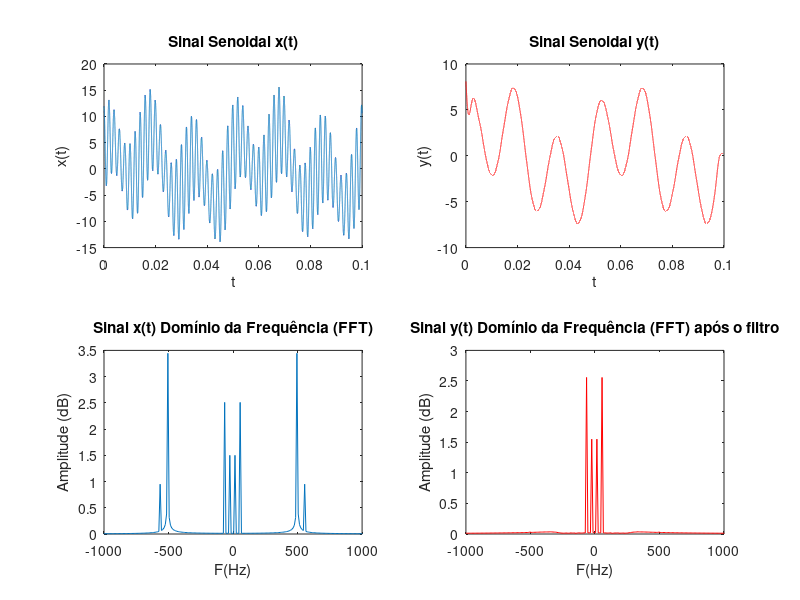

Here is the MATLAB script that generated this plot:
clc;
clear all;
pkg load signal;

Fs = 1e6; % Fequência de amostragem de 1MHz
Ts = 1/Fs; % Período de amostragem de 1 microsegundos

f0 = 20; % Frequência da primeira senoide em Hz
f1 = 60; % Frequência da segunda senoide em Hz
f2 = 501; % Frequência da terceira senoide em Hz
f3 = 560; % Frequência da quarta senoide em Hz

t = [0:Ts:0.1]; % valores para o eixo que representa o tempo

y = [1:1:length(t)];


x0 = 3*sin(2*pi*f0*t);
x1 = 5*sin(2*pi*f1*t + pi/4);
x2 = 7*cos(2*pi*f2*t);
x3 = 2*cos(2*pi*f3*t + pi/4);

x = x0 + x1 + x2 + x3;

ordem = 5;
lowcut = 300*2/Fs; % frequência de corte

[b,a] = butter(ordem, lowcut, 'low'); % filtro Butterworth de ordem 5

lowfilter = filtfilt(b, a, x);

subplot(2,2,1);
plot(t,x);
title('Sinal Senoidal x(t)');
xlabel('t');
ylabel('x(t)');

subplot(2,2,2);
plot(t,lowfilter, 'r');
title('Sinal Senoidal y(t)');
xlabel('t');
ylabel('y(t)');

N = length(x)
F = Fs*(-N/2:N/2-1)/N; % Frequencia normalizada
X = fftshift(fft(x/N)); % Transformada de Fourier deslocado com a amplitude normalizada

N_filter = length(lowfilter)
f_filter = Fs*(-N_filter/2:N_filter/2-1)/N_filter; % Frequencia normalizada
Y = fftshift(fft(lowfilter/N_filter)); % Transformada de Fourier do sinal filtrado com a amplitude normalizada

subplot(2,2,3);
plot(F, abs(X));
xlim ([-1000 1000]); % limites de visualização do espectro de -1000 à 1000 hertz
title('Sinal x(t) Domínio da Frequência (FFT)');
xlabel('F(Hz)');
ylabel('Amplitude (dB)');

subplot(2,2,4);
plot(f_filter, abs(Y), 'r');
xlim ([-1000 1000]); % limites de visualização do espectro de -1000 à 1000 hertz
title('Sinal y(t) Domínio da Frequência (FFT) após o filtro');
xlabel('F(Hz)');
ylabel('Amplitude (dB)');

